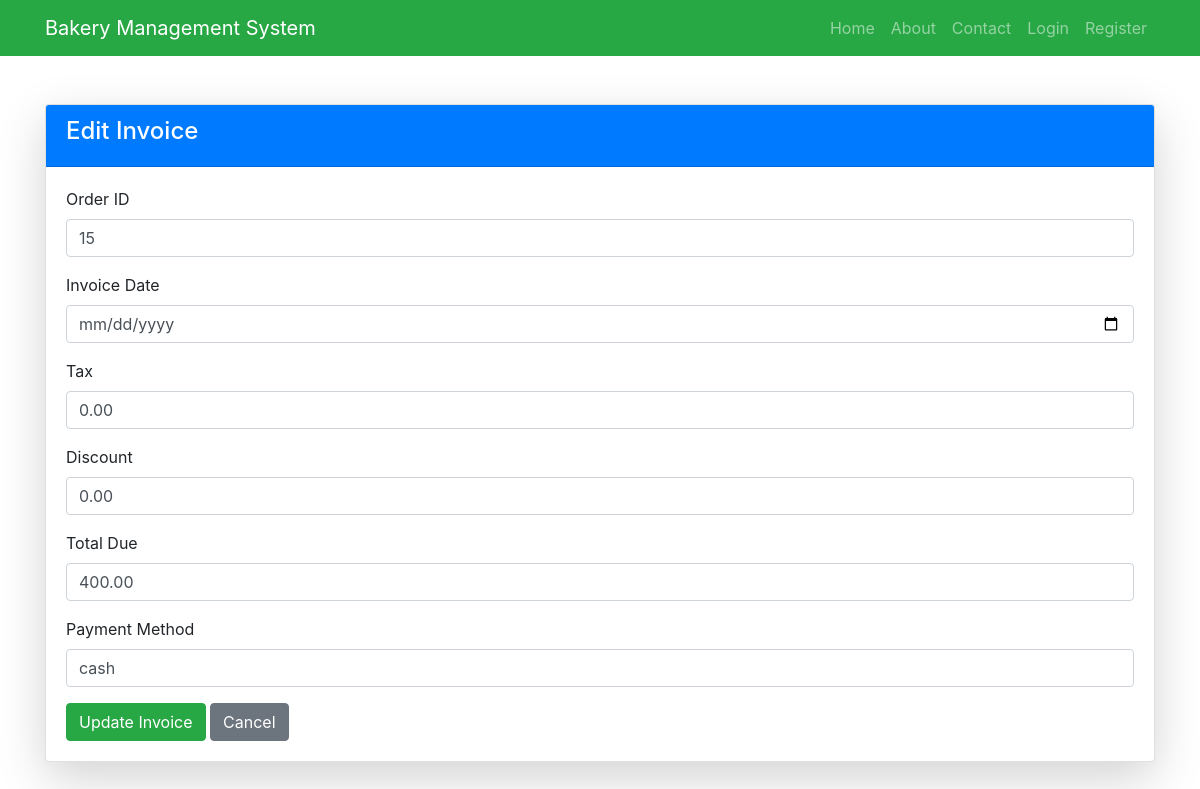
The app's page /dashboard/invoices/edit.php?id=9 with its own data.
### tables this page shows
CREATE TABLE `invoices` (
  `invoice_id` int(11) NOT NULL,
  `order_id` int(11) DEFAULT NULL,
  `invoice_date` datetime DEFAULT current_timestamp(),
  `tax` decimal(10,2) DEFAULT 0.00,
  `discount` decimal(10,2) DEFAULT 0.00,
  `total_due` decimal(10,2) DEFAULT NULL,
  `payment_method` enum('cash','card','online') DEFAULT NULL
);

### dashboard/invoices/edit.php (the view, shortened to what this page needs)
<?php
$baseURL = '/bakery';
$projectRoot = $_SERVER['DOCUMENT_ROOT'] . $baseURL;
require_once $projectRoot . '/header.php';
$id = $_GET['id'];
$stmt = $conn->prepare("SELECT * FROM invoices WHERE invoice_id = ?");
$stmt->bind_param("i", $id);
$stmt->execute();
$result = $stmt->get_result();
$invoice = $result->fetch_assoc();
?>
<div class="container mt-5 mb-5 ">
    <div class="card shadow-lg ">
        <div class="card-header bg-primary text-white">
            <h4>Edit Invoice</h4>
        </div>
        <div class="card-body">
            <form method="POST">
                <div class="mb-3">
                    <label class="form-label">Order ID</label>
                    <input type="number" name="order_id" class="form-control" value="<?= $invoice['order_id'] ?>" required>
                </div>
                <div class="mb-3">
                    <label class="form-label">Invoice Date</label>
                    <input type="date" name="invoice_date" class="form-control" value="<?= $invoice['invoice_date'] ?>" required>
                </div>
                <div class="mb-3">
                    <label class="form-label">Tax</label>
                    <input type="number" step="0.01" name="tax" class="form-control" value="<?= $invoice['tax'] ?>" required>
                </div>
                <div class="mb-3">
                    <label class="form-label">Discount</label>
                    <input type="number" step="0.01" name="discount" class="form-control" value="<?= $invoice['discount'] ?>">
                </div>
                <div class="mb-3">
                    <label class="form-label">Total Due</label>
                    <input type="number" step="0.01" name="total_due" class="form-control" value="<?= $invoice['total_due'] ?>" required>
                </div>
                <div class="mb-3">
                    <label class="form-label">Payment Method</label>
                    <input type="text" name="payment_method" class="form-control" value="<?= $invoice['payment_method'] ?>" required>
                </div>
                <button type="submit" class="btn btn-success">Update Invoice</button>
                <a href="index.php" class="btn btn-secondary">Cancel</a>
            </form>
        </div>
    </div>
</div>

### records on screen
invoices: order_id "15", tax "0.00", discount "0.00", total_due "400.00", payment_method "cash"
